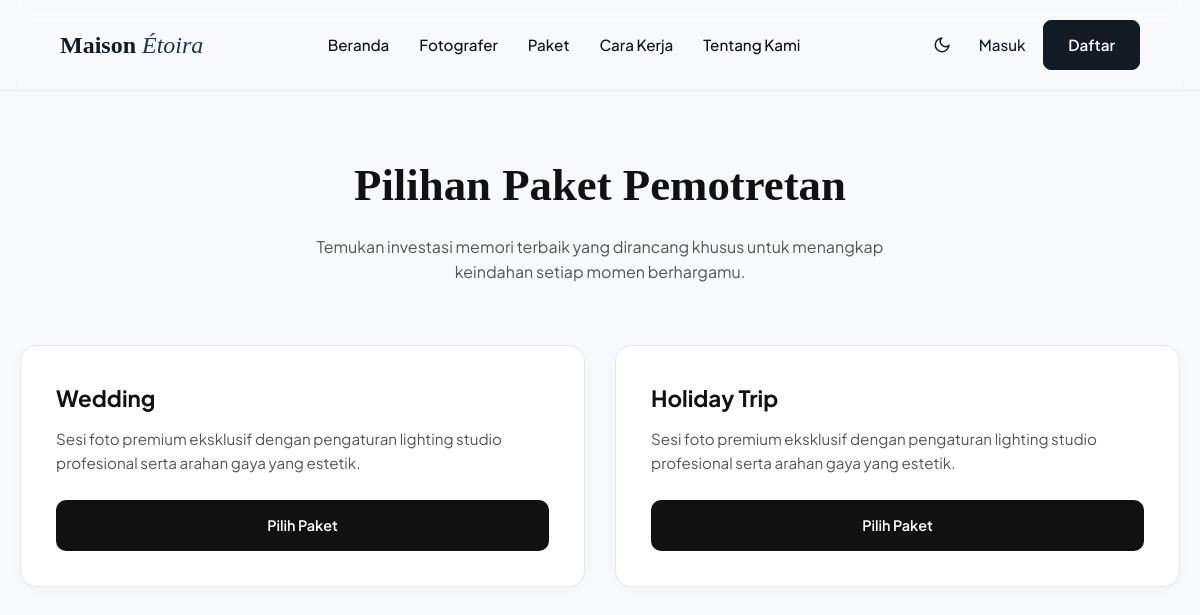
/paket.php, run on the app's committed database.
### tables this page shows
CREATE TABLE `packages` (
  `id_package` int(11) NOT NULL,
  `id_fotografer` int(11) DEFAULT NULL,
  `package_name` varchar(255) NOT NULL,
  `description` text DEFAULT NULL
);

### paket.php (the view, shortened to what this page needs)
<?php
include 'koneksi.php';
$query = mysqli_query($koneksi, "SELECT * FROM packages");
?>
<!DOCTYPE html>
<html lang="id">
<head>
    <link rel="stylesheet" href="assets/css/style.css">
    <link rel="stylesheet" href="https://cdnjs.cloudflare.com/ajax/libs/font-awesome/6.5.1/css/all.min.css">
</head>
<body>
    <?php include 'components/navbar.php'; ?>
    <section class="hero-section">
        <h1>Pilihan Paket Pemotretan</h1>
        <p>Temukan investasi memori terbaik yang dirancang khusus untuk menangkap keindahan setiap momen berhargamu.</p>
    </section>
    <main class="packages-grid">
        <?php while($row = mysqli_fetch_assoc($query)) : ?>
        <div class="package-card">
            <div>
                <h3 class="package-name"><?= htmlspecialchars($row['package_name']); ?></h3>
                <p class="package-desc">
                    <?= htmlspecialchars($row['description'] ?? 'Sesi foto premium eksklusif dengan pengaturan lighting studio profesional serta arahan gaya yang estetik.'); ?>
                </p>
            </div>
            <a href="booking.php?package_id=<?= $row['id_package']; ?>" class="btn-booking">Pilih Paket</a>
        </div>
        <?php endwhile; ?>
    </main>
</body>
</html>

### components/navbar.php (shortened to what this page needs)
<nav class="navbar">
    <div class="nav-container">
        <a href="index.php" class="logo">Maison <span>Étoira</span></a>
        <ul class="nav-links" id="navLinks">
            <li><a href="index.php">Beranda</a></li>
            <li><a href="fotografer.php">Fotografer</a></li>
            <li><a href="paket.php">Paket</a></li>
            <li><a href="cara-kerja.php">Cara Kerja</a></li>
            <li><a href="tentang-kami.php">Tentang Kami</a></li>
        </ul>
        <div class="nav-actions">
            <button id="themeToggle" class="theme-btn" aria-label="Toggle Theme">
                <svg class="moon-icon" xmlns="http://www.w3.org/2000/svg" width="18" height="18" viewBox="0 0 24 24" fill="none" stroke="currentColor" stroke-width="2"><path d="M21 12.79A9 9 0 1 1 11.21 3 7 7 0 0 0 21 12.79z"></path></svg>
            </button>
            <?php if (isset($_SESSION['id_user'])) { ?>
                <div class="profile-dropdown-container" id="profileDropdownContainer">
                    <div class="profile-avatar" id="profileAvatarBtn">
                        <?php echo strtoupper(substr($_SESSION['name'], 0, 2)); ?>
                    </div>
                    <div class="dropdown-menu" id="dropdownMenu">
                        <div class="dropdown-header">
                            <strong><?php echo htmlspecialchars($_SESSION['name']); ?></strong><br>
                            <span style="font-size: 0.8rem; color: var(--text-muted);">Akses: <?php echo htmlspecialchars($_SESSION['role']); ?></span>
                        </div>
                        <hr style="margin: 10px 0; border: 0; border-top: 1px solid var(--border-color);">
                        <a href="dashboard.php">Dashboard Saya</a>
                        <a href="#" class="logout-link" id="logoutBtn">Keluar / Logout</a>
                    </div>
                </div>
            <?php } else { ?>
                <div class="auth-buttons-group" id="authButtonsGroup">
                    <a href="login.php" class="btn-text-login" style="margin-right: 15px; color: var(--text-color); text-decoration: none; font-size: 0.95rem; font-weight: 500;">Masuk</a>
                    <a href="register.php" class="btn btn-primary">Daftar</a>
                </div>
            <?php } ?>
        </div>
    </div>
</nav>

### assets/css/style.css (style rules this page uses)
:root { --bg-color: #f7f9fc; --card-bg: #ffffff; --text-color: #121a24; --text-muted: #5c6b73; --accent-color: #1d3557; --border-color: #e2e8f0; --shadow-color: rgba(29, 53, 87, 0.04); --transition-speed: 0.35s; }
* { margin: 0; padding: 0; box-sizing: border-box; }
body { font-family: 'Plus Jakarta Sans', sans-serif; background-color: var(--bg-color); color: var(--text-color); transition: background-color var(--transition-speed), color var(--transition-speed); line-height: 1.6; }
.navbar { position: fixed; top: 0; left: 0; width: 100%; z-index: 1000; background-color: rgba(var(--bg-color), 0.85); backdrop-filter: blur(12px); border-bottom: 1px solid var(--border-color); transition: background-color var(--transition-speed); }
.nav-container { max-width: 1300px; margin: 0 auto; padding: 20px 5%; display: flex; justify-content: space-between; align-items: center; }
.logo { font-family: 'Playfair Display', serif; font-size: 1.5rem; font-weight: 700; text-decoration: none; color: var(--text-color); }
.logo span { font-style: italic; font-weight: 400; color: var(--accent-color); }
.nav-links { display: flex; list-style: none; gap: 30px; }
.nav-links a { text-decoration: none; color: var(--text-muted); font-size: 0.95rem; font-weight: 500; transition: color var(--transition-speed); }
.nav-actions { display: flex; align-items: center; gap: 20px; }
.btn { display: inline-block; padding: 12px 24px; border-radius: 8px; font-size: 0.95rem; font-weight: 600; text-decoration: none; transition: all var(--transition-speed); cursor: pointer; }
.btn-primary { background-color: var(--text-color); color: var(--bg-color); border: 1px solid var(--text-color); }
.theme-btn { background: none; border: none; color: var(--text-color); cursor: pointer; padding: 8px; display: flex; align-items: center; justify-content: center; }
body:not(.dark-mode) .moon-icon { display: block; }
.nav-links a { text-decoration: none; color: var(--text-secondary); font-size: 0.95rem; font-weight: 500; transition: all var(--transition-speed); position: relative; }

### paket.php (style rules this page uses)
body { font-family: 'Plus Jakarta Sans', sans-serif; margin: 0; padding-top: 90px; background-color: #f8f9fa; color: #111; }
.hero-section { text-align: center; padding: 60px 20px 20px 20px; }
.hero-section h1 { font-family: 'Playfair Display', serif; font-size: 2.8rem; margin-bottom: 12px; font-weight: 600; }
.hero-section p { color: #555; max-width: 600px; margin: 0 auto; font-size: 1rem; line-height: 1.6; }
.packages-grid { display: grid; grid-template-columns: repeat(auto-fit, minmax(320px, 1fr)); gap: 30px; max-width: 1200px; margin: 40px auto; padding: 0 20px; }
.package-card { background-color: #fff; border: 1px solid #e5e7eb; border-radius: 16px; padding: 35px; box-shadow: 0 4px 20px rgba(0, 0, 0, 0.02); transition: transform 0.3s, box-shadow 0.3s; display: flex; flex-direction: column; justify-content: space-between; }
.package-name { font-size: 1.4rem; font-weight: 700; margin: 0 0 10px 0; color: #111; }
.package-desc { color: #555; font-size: 0.95rem; line-height: 1.6; margin-bottom: 25px; flex-grow: 1; }
.btn-booking { display: block; text-align: center; background: #111; color: #fff; padding: 14px; border-radius: 10px; text-decoration: none; font-weight: 600; font-size: 0.9rem; transition: 0.2s; }

### data on the page
packages: package_name "Wedding", description "Sesi foto premium eksklusif dengan pengaturan lighting studio profesional serta arahan gaya yang estetik."
packages: package_name "Holiday Trip", description "Sesi foto premium eksklusif dengan pengaturan lighting studio profesional serta arahan gaya yang estetik."
